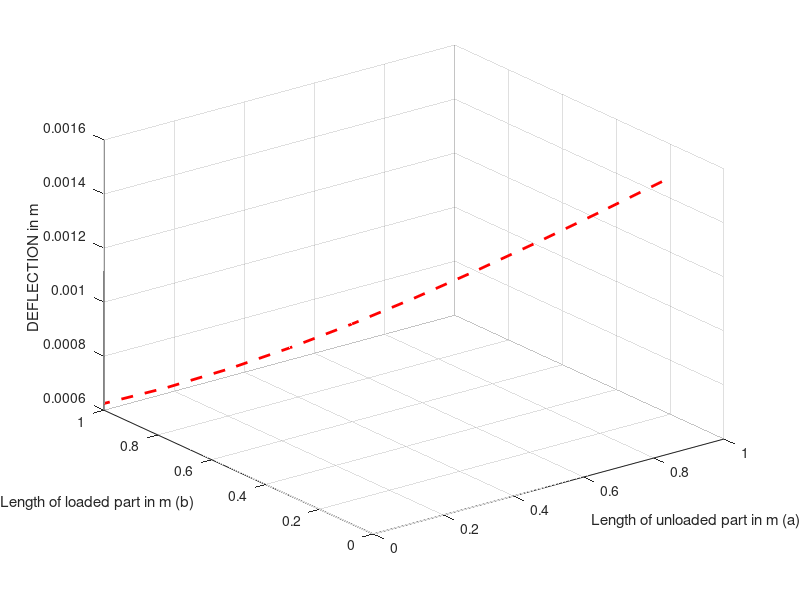

The MATLAB script that drew this image:
clc
clear all

A = [1:-0.1:0];
B = [0:0.1:1];
L = 1
EI = 1e6;
w = 5000;
def = zeros(1,11)

for i = 1:11
d = ((w./B(i))./(24.*EI)).*((3.*(A(i)+B(i)).^4) - (3.*A(i).^4) - (4.*(A(i).^3).*B(i)));
a = A(i)
b = B(i)
d
def(1,i) = d;
end

plot3(A,B,def,'LineWidth',2,'--r')
xlabel('Length of unloaded part in m (a) ')
ylabel('Length of loaded part in m (b)')
zlabel('DEFLECTION in m')
grid on